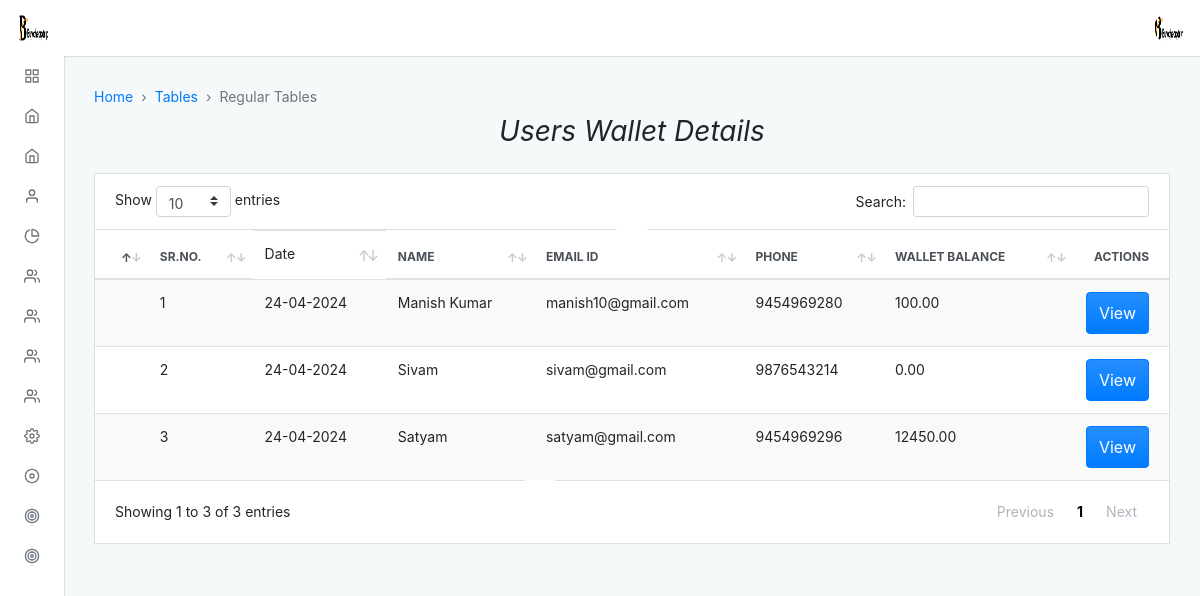
The page /admin/default/users_wallet.php (signed in) on the database as committed earlier.
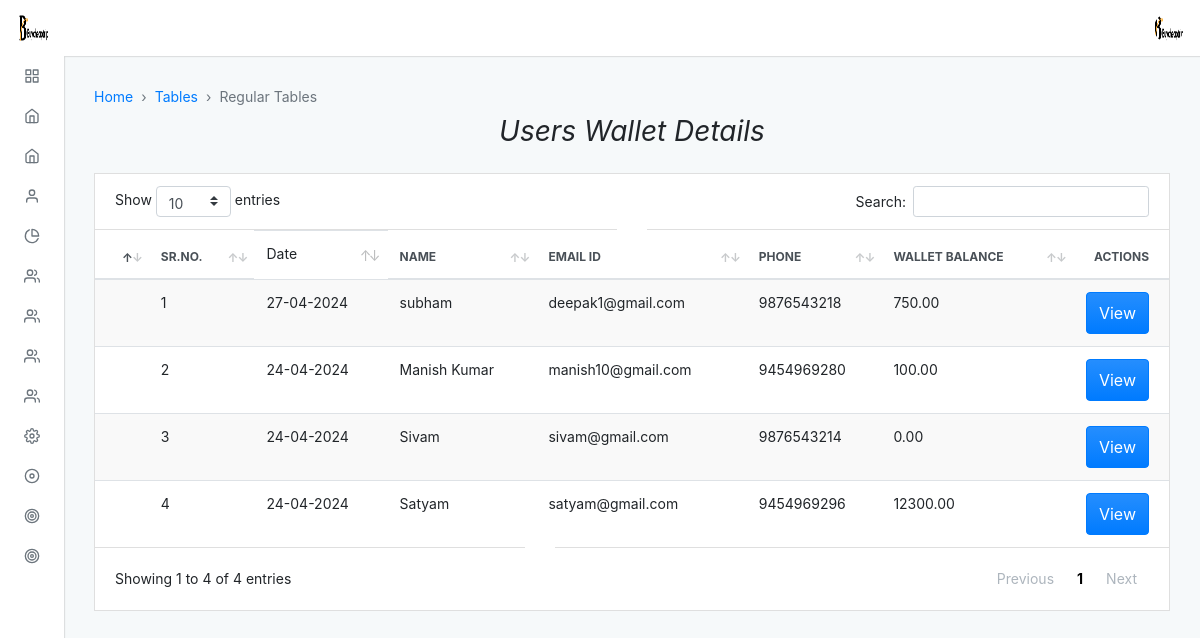
The same page on the database as committed later.
### tables this page shows
CREATE TABLE `wallets` (
  `id_wallet` int(11) NOT NULL,
  `user_id` varchar(100) NOT NULL,
  `contact` varchar(15) NOT NULL,
  `wallet_balance` decimal(10,2) DEFAULT 0.00,
  `created_at` timestamp NOT NULL DEFAULT current_timestamp(),
  `updated_at` timestamp NOT NULL DEFAULT current_timestamp() ON UPDATE current_timestamp()
);

CREATE TABLE `users` (
  `id` int(11) NOT NULL,
  `name` varchar(100) NOT NULL,
  `gender` varchar(7) NOT NULL,
  `phone` varchar(14) NOT NULL,
  `email` varchar(30) NOT NULL,
  `password` varchar(15) NOT NULL,
  `created_at` varchar(1000) NOT NULL DEFAULT current_timestamp(),
  `delete_at` varchar(255) NOT NULL,
  `status` enum('active','pending','reject','inactive') DEFAULT 'pending',
  `feedback` varchar(250) DEFAULT NULL
);

### admin/default/users_wallet.php (the view, shortened to what the changed rows need)
<?php
include "../../connection.php";
?>
<?php $page = "";
include("./incluede/header.php") ?>
<div class="adminx-content">
    <div class="adminx-main-content">
        <div class="container-fluid">
            <div class="row">
                <div class="col">
                    <div class="card mb-grid">
                        <div class="table-responsive-md">
                            <table class="table table-actions table-striped table-hover mb-0" data-table>
                                <thead>
                                    <tr>
                                        <th scope="col">
                                            <label class="custom-control custom-checkbox m-0 p-0">
                                            </label>
                                        </th>
                                        <th scope="col">Sr.No.</th>
                                        <td>Date</td>
                                        <th scope="col">Name</th>
                                        <th scope="col">Email Id</th>
                                        <th scope="col">Phone</th>
                                        <th scope="col">Wallet Balance</th>
                                        <th scope="col">Actions</th>
                                    </tr>
                                </thead>
                                <tbody>
                                <?php
                                $a = 1;
                                $query = "SELECT * FROM `wallets`
                                JOIN users ON wallets.user_id = users.email ORDER BY id_wallet DESC";
                                $res = mysqli_query($conn, $query);
                                while ($payment = mysqli_fetch_assoc($res)) {
                                ?>
                                    <tr>
                                        <th scope="row">
                                            <label class="custom-control custom-checkbox m-0 p-0">
                                            </label>
                                        </th>
                                        <td><?php echo $a; ?></td>
                                        <td><?php echo date('d-m-Y', strtotime($payment['created_at'])); ?></td>
                                        <td><?php echo $payment['name'] ?></td>
                                        <td><?php echo $payment['email'] ?></td>
                                        <td><?php echo $payment['phone'] ?></td>
                                        <td><?php echo $payment['wallet_balance'] ?></td>
                                        <td>
                                             <a href="wallet_details?user_id=<?php echo $payment['user_id'] ?>" class="btn btn-primary">View</a>
                                        </td>
                                    </tr>
                                    <?php
                                    $a++;
                                }
                                    ?>
                                </tbody>
                            </table>
                        </div>
                    </div>
                </div>
            </div>
        </div>
    </div>
</div>
</body>
</html>

### admin/default/incluede/header.php (shortened to what the changed rows need)
<!DOCTYPE html>
<html lang="en">
<head>
  <link rel="stylesheet" type="text/css" href="./dist/css/adminx.css" media="screen" />
</head>
<body class=" virat">
  <div class="adminx-container">
    <?php
    $query = "select * from admin_login";
    $result = mysqli_query($conn, $query);
    while ($row = mysqli_fetch_assoc($result)) {
    ?>
      <nav class="navbar navbar-expand justify-content-between fixed-top virat_1">
        <a class="navbar-brand mb-0 h1 d-none d-md-block" href="admin">
          <img src="../upload/<?php echo $row['image']; ?>" class="navbar-brand-image d-inline-block align-top mr-2" class="circle" alt="">
        </a>
        <ul class="navbar-nav d-flex justify-content-end mr-2">
          <li class="nav-item dropdown">
            <a class="nav-link avatar-with-name" id="navbarDropdownMenuLink" data-toggle="dropdown" href="#">
              <img src="../upload/<?php echo $row['image']; ?>" class="d-inline-block align-top" class="rounded" alt="">
            </a>
          </li>
        </ul>
      <?php
    }
      ?>
      </nav>

Rows that differ between the two databases and show on the page:
added wallets: users.created_at "27-04-2024", users.name "subham", users.email "deepak1@gmail.com", users.phone "9876543218", wallet_balance "750.00"
changed wallets "Satyam": wallet_balance "12450.00" → "12300.00"
Other text that changed with them:
text written by a page script: "Show entries Search: Showing 1 to 3 of 3 entries Previous 1 Next" → "Show entries Search: Showing 1 to 4 of 4 entries Previous 1 Next"
